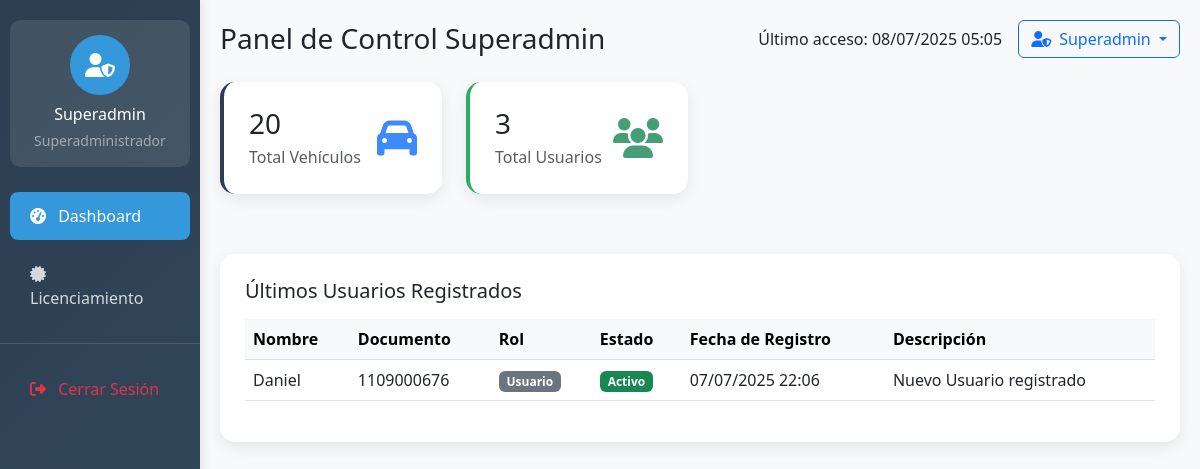
Screenshot of /roles/superadmin/dashboard.php (signed in) with the database file from the repository.
### tables this page shows
CREATE TABLE `usuarios` (
  `documento` varchar(20) NOT NULL,
  `nombre_completo` varchar(100) NOT NULL,
  `email` varchar(100) NOT NULL,
  `password` varchar(500) NOT NULL,
  `telefono` bigint(20) NOT NULL,
  `id_estado_usuario` int(11) NOT NULL,
  `id_rol` int(11) NOT NULL,
  `reset_token` varchar(255) DEFAULT NULL,
  `reset_expira` datetime DEFAULT NULL,
  `joined_at` timestamp NOT NULL DEFAULT current_timestamp() ON UPDATE current_timestamp(),
  `foto_perfil` varchar(255) DEFAULT NULL,
  `fecha_nacimiento` date DEFAULT NULL,
  `nit_empresa` int(11) DEFAULT NULL
);

CREATE TABLE `roles` (
  `id_rol` int(11) NOT NULL,
  `tip_rol` text NOT NULL
);

CREATE TABLE `estado_usuario` (
  `id_estado` int(11) NOT NULL,
  `tipo_stade` text NOT NULL
);

CREATE TABLE `log_registros` (
  `id_log` int(11) NOT NULL,
  `documento_usuario` varchar(20) DEFAULT NULL,
  `email_usuario` varchar(100) DEFAULT NULL,
  `fecha_registro` datetime DEFAULT current_timestamp(),
  `descripcion` text DEFAULT NULL
);

### roles/superadmin/dashboard.php (the view, shortened to what this page needs)
<?php
$nombre_superadmin = $_SESSION['superadmin_nombre'] ?? 'Superadmin';
$database = new Database();
$conexion = $database->conectar();
try {
    $stmt = $conexion->prepare("SELECT COUNT(*) as total FROM vehiculos");
    $stmt->execute();
    $total_vehiculos = $stmt->fetch(PDO::FETCH_ASSOC)['total'];
    $stmt = $conexion->prepare("SELECT COUNT(*) as total FROM usuarios");
    $stmt->execute();
    $total_usuarios = $stmt->fetch(PDO::FETCH_ASSOC)['total'];
    $stmt = $conexion->prepare("SELECT
    u.nombre_completo,
    u.documento,
    et.tipo_stade        AS estado_usuario,
    lg.fecha_registro,
    r.tip_rol,
    lg.descripcion
FROM usuarios AS u
JOIN log_registros  AS lg ON lg.documento_usuario = u.documento          -- o lg.documento_usuario = u.documento
JOIN estado_usuario AS et ON et.id_estado = u.id_estado_usuario   -- no compares con el nombre, sino con el id
JOIN roles          AS r  ON r.id_rol             = u.id_rol
WHERE u.id_rol = 2                                -- solo usuarios (rol 2)
ORDER BY lg.fecha_registro DESC
LIMIT 8;");
    $stmt->execute();
    $ultimos_usuarios = $stmt->fetchAll(PDO::FETCH_ASSOC);
} catch (Exception $e) {
    $vehiculos_por_estado = [];
    $ultimos_usuarios = [];
    error_log("Error en dashboard: " . $e->getMessage());
}
?>
<!DOCTYPE html>
<html lang="es">
<head>
    <link href="https://cdn.jsdelivr.net/npm/bootstrap@5.3.0/dist/css/bootstrap.min.css" rel="stylesheet">
    <link href="https://cdnjs.cloudflare.com/ajax/libs/font-awesome/6.4.0/css/all.min.css" rel="stylesheet">
</head>
<body>
    <div class="container-fluid">
        <div class="row">
            <div class="col-md-3 col-lg-2 px-0 sidebar">
                <div class="user-info">
                    <div class="user-avatar">
                        <i class="fas fa-user-shield"></i>
                    </div>
                    <h6 class="text-white mb-1"><?php echo htmlspecialchars($nombre_superadmin); ?></h6>
                    <small class="text-white-50">Superadministrador</small>
                </div>
                <nav class="nav flex-column">
                    <a class="nav-link active" href="dashboard.php">
                        <i class="fas fa-tachometer-alt me-2"></i> Dashboard
                    </a>
                    <a class="nav-link" href="licenciamiento.php">
                        <i class="fas fa-certificate me-2"></i> Licenciamiento
                    </a>
                    <hr class="text-white-50">
                    <a class="nav-link text-danger" href="../../includes/salir.php">
                        <i class="fas fa-sign-out-alt me-2"></i> Cerrar Sesión
                    </a>
                </nav>
            </div>
            <div class="col-md-9 col-lg-10 main-content">
                <div class="d-flex justify-content-between align-items-center mb-4">
                    <h1 class="h3 mb-0">Panel de Control Superadmin</h1>
                    <div class="d-flex align-items-center">
                        <span class="me-3">Último acceso: <?php echo date('d/m/Y H:i'); ?></span>
                        <div class="dropdown">
                            <button class="btn btn-outline-primary dropdown-toggle" type="button" data-bs-toggle="dropdown">
                                <i class="fas fa-user-shield me-2"></i><?php echo htmlspecialchars($nombre_superadmin); ?>
                            </button>
                        </div>
                    </div>
                </div>
                <div id="dashboard-section" class="content-section">
                    <div class="row mb-4">
                        <div class="col-md-3 mb-3">
                            <div class="stat-card primary">
                                <div class="d-flex justify-content-between align-items-center">
                                    <div>
                                        <h3 class="mb-1"><?php echo $total_vehiculos; ?></h3>
                                        <p class="text-muted mb-0">Total Vehículos</p>
                                    </div>
                                    <div class="stat-icon text-primary">
                                        <i class="fas fa-car"></i>
                                    </div>
                                </div>
                            </div>
                        </div>
                        <div class="col-md-3 mb-3">
                            <div class="stat-card success">
                                <div class="d-flex justify-content-between align-items-center">
                                    <div>
                                        <h3 class="mb-1"><?php echo $total_usuarios; ?></h3>
                                        <p class="text-muted mb-0">Total Usuarios</p>
                                    </div>
                                    <div class="stat-icon text-success">
                                        <i class="fas fa-users"></i>
                                    </div>
                                </div>
                            </div>
                        </div>
                    </div>
                    <div class="row">
                        <div class="col-md-12">
                            <div class="table-container">
                                <h5 class="mb-3">Últimos Usuarios Registrados</h5>
                                <div class="table-responsive">
                                    <table class="table table-hover">
                                        <thead class="table-light">
                                            <tr>
                                                <th>Nombre</th>
                                                <th>Documento</th>
                                                <th>Rol</th>
                                                <th>Estado</th>
                                                <th>Fecha de Registro</th>
                                                <th>Descripción</th>
                                            </tr>
                                        </thead>
                                        <tbody>
                                            <?php if (empty($ultimos_usuarios)): ?>
                                                <tr>
                                                    <td colspan="6" class="text-center text-muted">No hay usuarios registrados recientemente.</td>
                                                </tr>
                                            <?php else: ?>
                                                <?php foreach ($ultimos_usuarios as $usuario): ?>
                                                <tr>
                                                    <td><?php echo htmlspecialchars($usuario['nombre_completo']); ?></td>
                                                    <td><?php echo htmlspecialchars($usuario['documento']); ?></td>
                                                    <td>
                                                        <span class="badge bg-<?php echo $usuario['tip_rol'] == 'Administrador' ? 'primary' : 'secondary'; ?>">
                                                            <?php echo htmlspecialchars($usuario['tip_rol']); ?>
                                                        </span>
                                                    </td>
                                                    <td>
                                                        <span class="badge bg-<?php echo $usuario['estado_usuario'] == 'Activo' ? 'success' : 'danger'; ?>">
                                                            <?php echo htmlspecialchars($usuario['estado_usuario']); ?>
                                                        </span>
                                                    </td>
                                                    <td><?php echo date('d/m/Y H:i', strtotime($usuario['fecha_registro'])); ?></td>
                                                    <td><?php echo htmlspecialchars($usuario['descripcion']); ?></td>
                                                </tr>
                                                <?php endforeach; ?>
                                            <?php endif; ?>
                                        </tbody>
                                    </table>
                                </div>
                            </div>
                        </div>
                    </div>
                </div>
            </div>
        </div>
    </div>
</body>
</html>

### roles/superadmin/dashboard.php (style rules this page uses)
:root { --primary-color: #2c3e50; --secondary-color: #3498db; --success-color: #27ae60; --warning-color: #f39c12; --danger-color: #e74c3c; --dark-color: #34495e; --light-color: #ecf0f1; }
body { background-color: #f8f9fa; font-family: 'Segoe UI', Tahoma, Geneva, Verdana, sans-serif; }
.sidebar { background: linear-gradient(135deg, var(--primary-color), var(--dark-color)); min-height: 100vh; box-shadow: 2px 0 10px rgba(0,0,0,0.1); }
.sidebar .nav-link { color: rgba(255,255,255,0.8); padding: 12px 20px; margin: 5px 10px; border-radius: 8px; transition: all 0.3s ease; }
.sidebar .nav-link.active { background-color: var(--secondary-color); color: white; }
.main-content { padding: 20px; }
.stat-card { background: white; border-radius: 15px; padding: 25px; box-shadow: 0 5px 15px rgba(0,0,0,0.08); transition: transform 0.3s ease, box-shadow 0.3s ease; border-left: 4px solid; }
.stat-card.primary { border-left-color: var(--primary-color); }
.stat-card.success { border-left-color: var(--success-color); }
.stat-icon { font-size: 2.5rem; opacity: 0.8; }
.table-container { background: white; border-radius: 15px; padding: 25px; box-shadow: 0 5px 15px rgba(0,0,0,0.08); margin-top: 20px; }
.user-info { background: rgba(255,255,255,0.1); border-radius: 10px; padding: 15px; margin: 20px 10px; text-align: center; }
.user-avatar { width: 60px; height: 60px; border-radius: 50%; background: var(--secondary-color); display: flex; align-items: center; justify-content: center; margin: 0 auto 10px; font-size: 1.5rem; color: white; }

### rows the page displays
usuarios: nombre_completo "Daniel", documento "1109000676", id_rol.tip_rol "Usuario", id_estado_usuario.tipo_stade "Activo", log_registros.fecha_registro "07/07/2025 22:06", log_registros.descripcion "Nuevo Usuario registrado"

### other values shown
$nombre_superadmin "Superadmin"
$total_vehiculos "20"
$total_usuarios "3"
